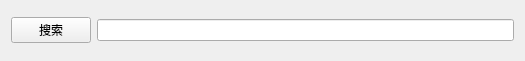
<?xml version="1.0" encoding="UTF-8"?>
<ui version="4.0">
 <class>SearchWindowClass</class>
 <widget class="QWidget" name="SearchWindowClass">
  <property name="geometry">
   <rect>
    <x>0</x>
    <y>0</y>
    <width>525</width>
    <height>61</height>
   </rect>
  </property>
  <property name="windowTitle">
   <string>SearchWindow</string>
  </property>
  <layout class="QVBoxLayout" name="verticalLayout">
   <item>
    <layout class="QHBoxLayout" name="horizontalLayout">
     <item>
      <widget class="QPushButton" name="btnSearch">
       <property name="text">
        <string>搜索</string>
       </property>
      </widget>
     </item>
     <item>
      <widget class="QLineEdit" name="textLlineEdit"/>
     </item>
    </layout>
   </item>
  </layout>
 </widget>
 <layoutdefault spacing="6" margin="11"/>
 <resources/>
 <connections/>
</ui>
